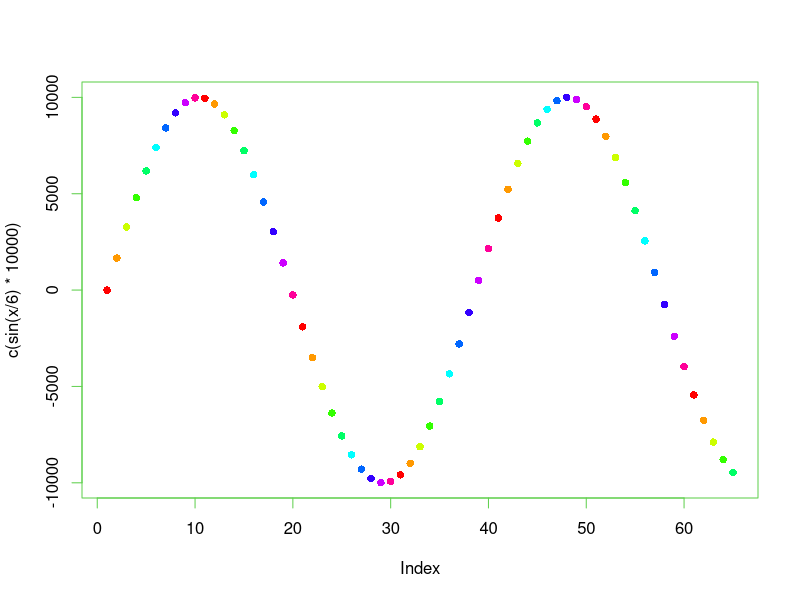
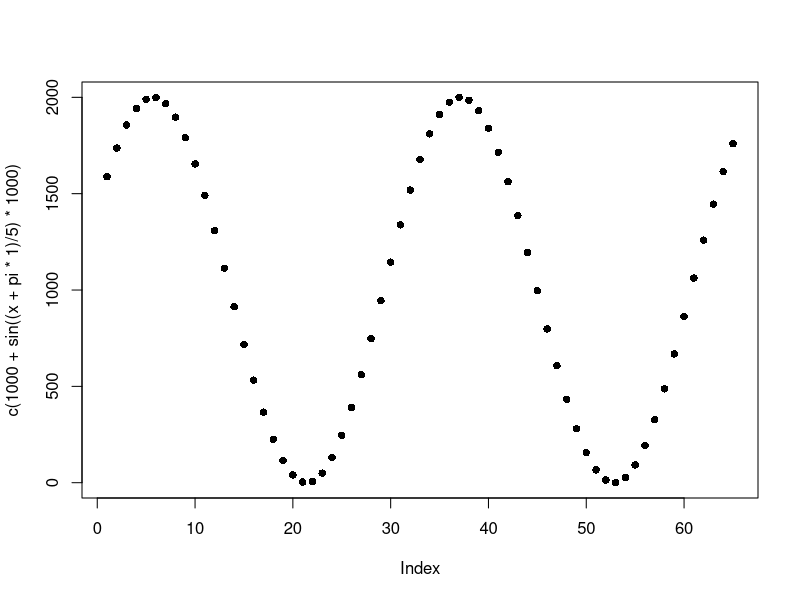
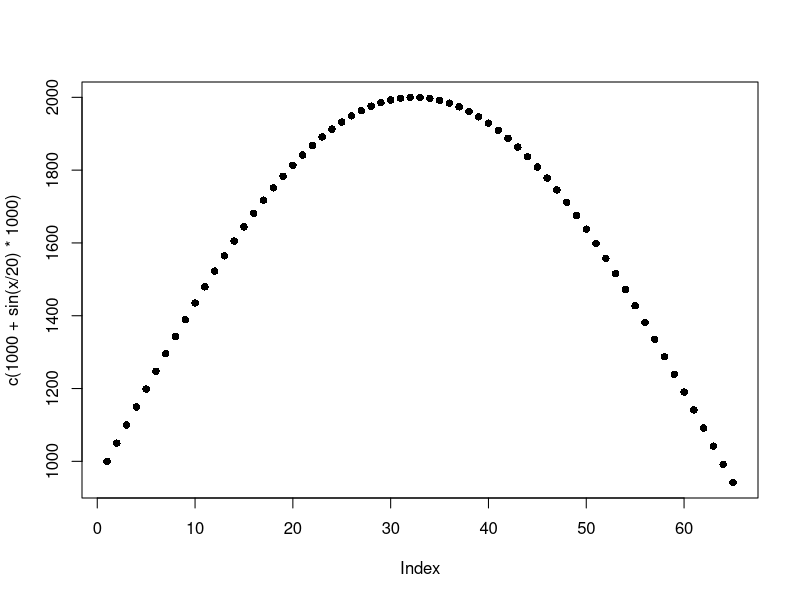
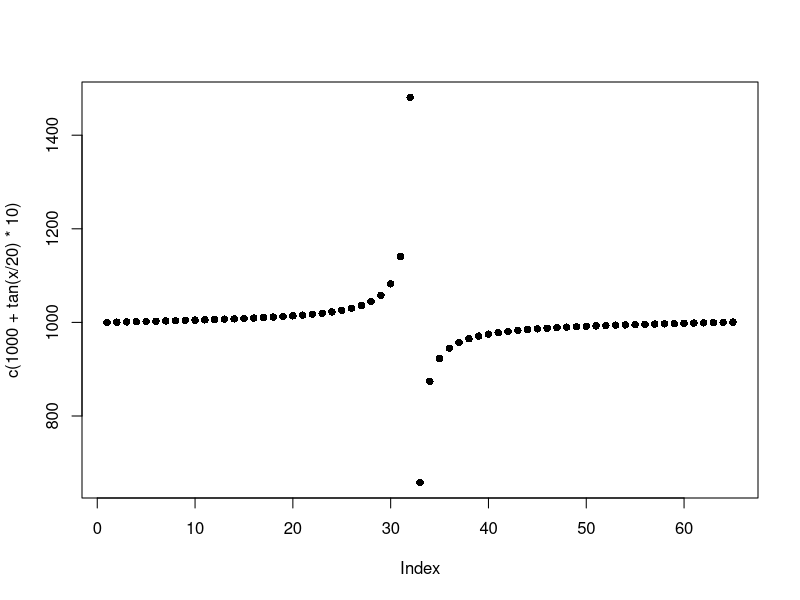
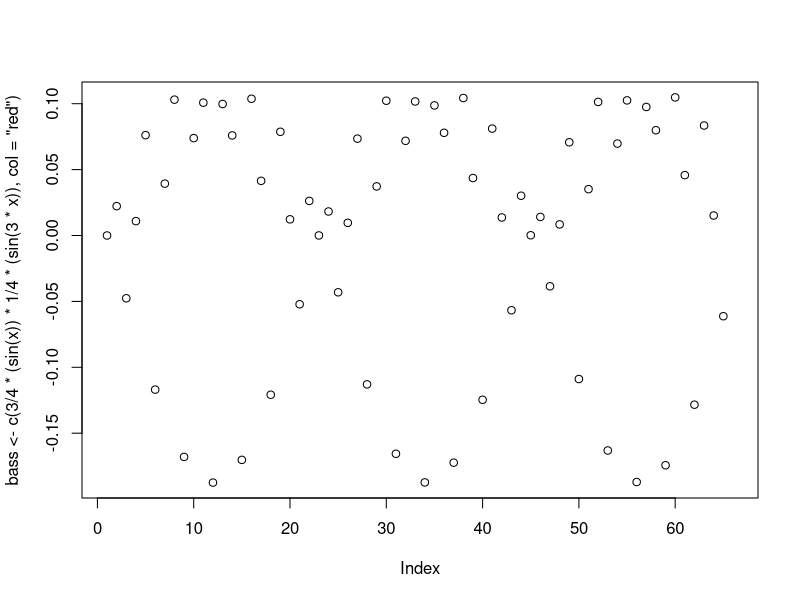

Generate these figures, in order, with R:
## ---- chunk 1
x <- seq(0,64, 1)
## ---- chunk 2
plot(c(sin(x/6)*10000), pch=16, col=rainbow(10+sin(x), alpha=1), fg=3)
## ---- chunk 3
plot(c(1000+sin((x+pi*1)/5)*1000), pch=16)
## ---- chunk 4
plot (c(1000+sin(x/20)*1000), pch=16)
## ---- chunk 5
plot (c(1000+tan(x/20)*10), pch=16)
## ---- chunk 6
plot(bass <- c(3/4*(sin(x))*1/4*(sin(3*x)),  col="red"))
